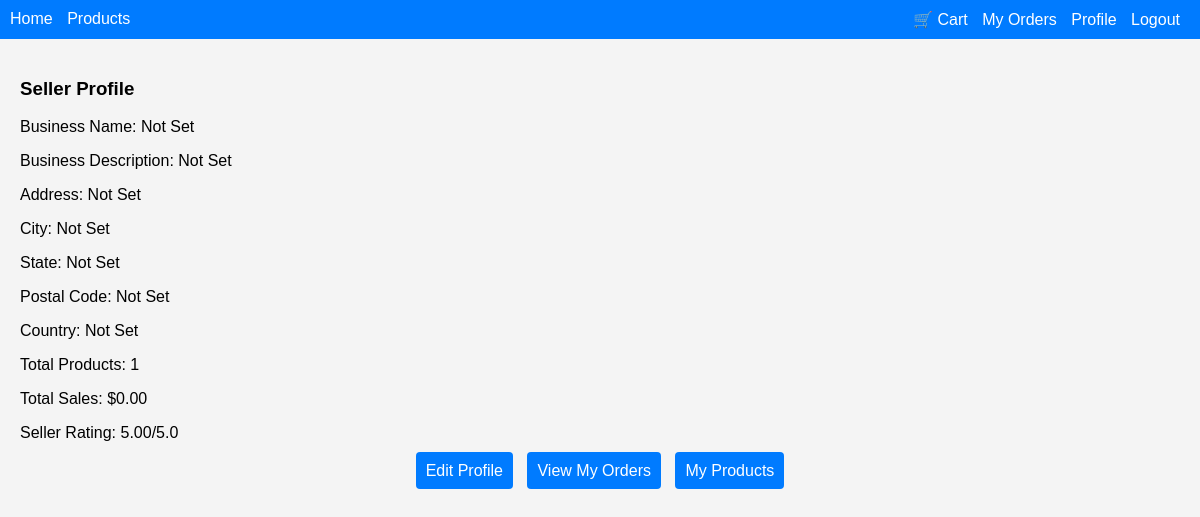
Page /accounts/profile/ (signed in) on the earlier database version.
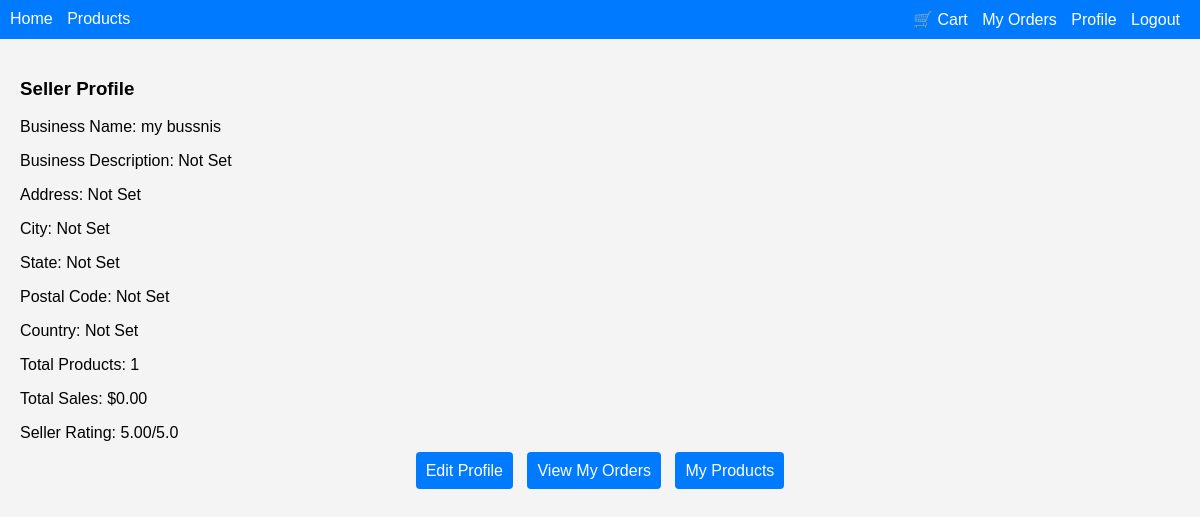
Same page on the later database version.
### accounts/models.py (models this page shows, shortened)
class CustomUser(AbstractUser):
    ACCOUNT_TYPE_CHOICES = [
        ('BUYER', 'Buyer'),
        ('SELLER', 'Seller')
    ]
    account_type = models.CharField(
        max_length=10,
        choices=ACCOUNT_TYPE_CHOICES,
        default='BUYER'
    )
    phone_regex = RegexValidator(
        regex=r'^\+?1?\d{9,15}$',
        message="Phone number must be entered in the format: '+999999999'. Up to 15 digits allowed."
    )
    phone_number = models.CharField(
        validators=[phone_regex],
        max_length=17,
        blank=True,
        null=True
    )
    default_shipping_address = models.TextField(blank=True, null=True)
    total_purchases = models.DecimalField(max_digits=10, decimal_places=2, default=0.0)

class SellerProfile(models.Model):
    user = models.OneToOneField(
        CustomUser,
        on_delete=models.CASCADE,
        related_name='seller_profile'
    )
    business_name = models.CharField(max_length=255, blank=True, default='')
    business_description = models.TextField(blank=True, default='')
    address = models.CharField(max_length=255, blank=True, default='')
    city = models.CharField(max_length=100, blank=True, default='')
    state = models.CharField(max_length=100, blank=True, default='')
    postal_code = models.CharField(max_length=20, blank=True, default='')
    country = models.CharField(max_length=100, blank=True, default='')
    total_products = models.PositiveIntegerField(default=0)
    total_sales = models.DecimalField(max_digits=10, decimal_places=2, default=0)
    seller_rating = models.DecimalField(max_digits=3, decimal_places=2, default=5.0)

### accounts/views.py (the view)
# urls.py: path('profile/', views.profile_view, name='profile'),
@login_required
def profile_view(request):
    if request.user.account_type == 'BUYER':
        return render(request, 'accounts/buyer_profile.html')
    elif request.user.account_type == 'SELLER':
        return render(request, 'accounts/seller_profile.html')
    else:
        return redirect('home')

### accounts/templates/accounts/seller_profile.html
{% extends 'accounts/base_profile.html' %}
{% load static %}
{% block content %}
    {% block profile_specific_content %}
        <h3>Seller Profile</h3>
        <p>Business Name: {{ user.seller_profile.business_name|default:"Not Set" }}</p>
        <p>Business Description: {{ user.seller_profile.business_description|default:"Not Set" }}</p>
        <p>Address: {{ user.seller_profile.address|default:"Not Set" }}</p>
        <p>City: {{ user.seller_profile.city|default:"Not Set" }}</p>
        <p>State: {{ user.seller_profile.state|default:"Not Set" }}</p>
        <p>Postal Code: {{ user.seller_profile.postal_code|default:"Not Set" }}</p>
        <p>Country: {{ user.seller_profile.country|default:"Not Set" }}</p>
        <p>Total Products: {{ user.seller_profile.total_products }}</p>
        <p>Total Sales: ${{ user.seller_profile.total_sales }}</p>
        <p>Seller Rating: {{ user.seller_profile.seller_rating }}/5.0</p>
        <div class="profile-actions">
            <a href="{% url 'edit_profile' %}" class="btn btn-info">Edit Profile</a>
            <a href="{% url 'order_list' %}" class="btn btn-info">View My Orders</a>
            <a href="{% url 'seller_products' %}" class="btn btn-info">My Products</a>
        </div>
    {% endblock %}
{% endblock %}

Differences in the rows shown:
changed CustomUser "Not Set": seller_profile.business_name "Not Set" → "my bussnis"
